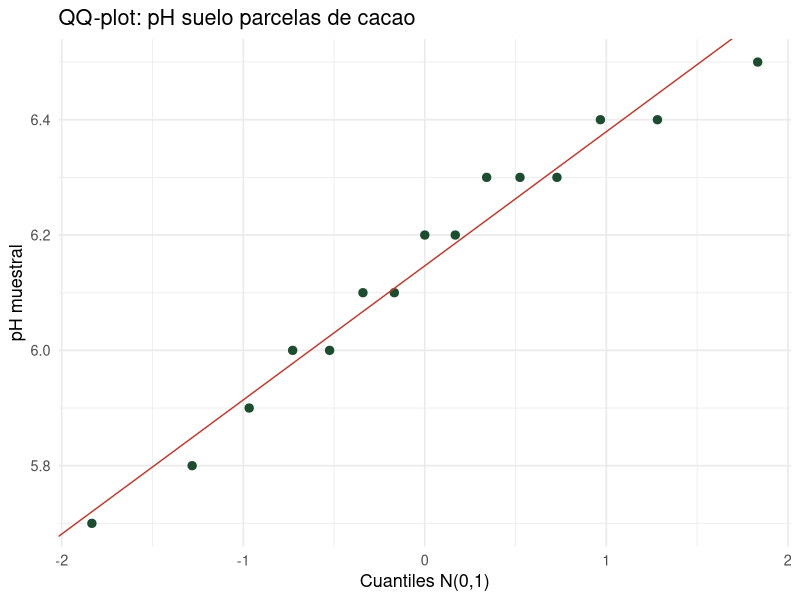

Here is the R script that generated this plot:
## ---- chunk 1
#| echo: true
mu0 <- 18; sigma <- 2.5; n <- 40; xbar <- 18.9; alpha <- 0.05

Z    <- (xbar - mu0) / (sigma / sqrt(n))
vp   <- pnorm(Z, lower.tail = FALSE)          # unilateral derecha
ic95 <- xbar + c(-1,1) * qnorm(0.975) * sigma/sqrt(n)
d    <- (xbar - mu0) / sigma

cat("Z =", round(Z, 4), "\n")
cat("Valor-p =", round(vp, 4), "\n")
cat("IC 95%: [", round(ic95[1],3), ",", round(ic95[2],3), "]\n")
cat("d Cohen =", round(d, 4), "\n")
cat("Decisión:", ifelse(vp < alpha, "RECHAZAR H0", "NO RECHAZAR H0"), "\n")
## ---- chunk 2
#| echo: true
set.seed(25)
ph <- c(6.1, 6.4, 5.9, 6.3, 6.0, 6.5, 6.2, 5.8, 6.4, 6.1,
        6.3, 5.7, 6.2, 6.0, 6.3)
mu0 <- 6.5

resultado <- t.test(ph, mu = mu0, alternative = "two.sided", conf.level = 0.95)
cat("t =", round(resultado$statistic, 4), "\n")
cat("Valor-p =", round(resultado$p.value, 4), "\n")
cat("IC 95%: [", round(resultado$conf.int[1], 4), ",",
    round(resultado$conf.int[2], 4), "]\n")
cat("d Cohen =", round((mean(ph) - mu0)/sd(ph), 4), "\n")
## ---- chunk 3
#| echo: true
#| fig-height: 3.5
library(ggplot2)
ph <- c(6.1, 6.4, 5.9, 6.3, 6.0, 6.5, 6.2, 5.8, 6.4, 6.1,
        6.3, 5.7, 6.2, 6.0, 6.3)

# Shapiro-Wilk
sw <- shapiro.test(ph)
cat("Shapiro-Wilk: W =", round(sw$statistic, 4),
    "  p-valor =", round(sw$p.value, 4), "\n")

# QQ-plot
df_qq <- data.frame(teorico  = qnorm(ppoints(length(ph))),
                    muestral = sort(ph))
ggplot(df_qq, aes(teorico, muestral)) +
  geom_point(color = "#1b4d2e", size = 2.5) +
  geom_abline(slope = sd(ph), intercept = mean(ph), color = "#c0392b") +
  labs(x = "Cuantiles N(0,1)", y = "pH muestral",
       title = "QQ-plot: pH suelo parcelas de cacao") +
  theme_minimal(base_size = 13)
## ---- chunk 4
#| echo: true
x <- 42; n <- 120; p0 <- 0.30; alpha <- 0.05
p_hat <- x / n

Z  <- (p_hat - p0) / sqrt(p0 * (1 - p0) / n)
vp <- pnorm(Z, lower.tail = FALSE)   # unilateral derecha

cat("p̂ =", round(p_hat, 4), "\n")
cat("Z =", round(Z, 4), "\n")
cat("Valor-p =", round(vp, 4), "\n")
cat("Decisión:", ifelse(vp < alpha, "RECHAZAR H0", "NO RECHAZAR H0"), "\n")

# Alternativa automática en R
prop.test(x, n, p = p0, alternative = "greater", correct = FALSE)
## ---- chunk 5
#| echo: true
n <- 20; s2 <- 520; sigma2_0 <- 400; alpha <- 0.05

chi2_obs  <- (n - 1) * s2 / sigma2_0
chi2_crit <- qchisq(1 - alpha, df = n - 1)
vp        <- pchisq(chi2_obs, df = n - 1, lower.tail = FALSE)

cat("χ² observado:", round(chi2_obs, 4), "\n")
cat("χ² crítico (unilateral der.):", round(chi2_crit, 4), "\n")
cat("Valor-p:", round(vp, 4), "\n")
cat("Decisión:", ifelse(vp < alpha, "RECHAZAR H0", "NO RECHAZAR H0"), "\n")
## ---- chunk 6
#| echo: true
set.seed(25)
proteina <- rnorm(12, 17.4, 0.9)
mu0 <- 18.0

# Verificar normalidad
sw <- shapiro.test(proteina)
cat("Shapiro-Wilk p-valor:", round(sw$p.value, 4), "\n")

# Prueba t unilateral izquierda (H1: mu < 18)
resultado <- t.test(proteina, mu = mu0, alternative = "less", conf.level = 0.95)
cat("t =", round(resultado$statistic, 4), "\n")
cat("Valor-p =", round(resultado$p.value, 4), "\n")
cat("Decisión:", ifelse(resultado$p.value < 0.05, "RECHAZAR H0", "NO RECHAZAR H0"), "\n")
## ---- chunk 7
#| echo: true
x <- 100; n <- 200; p0 <- 0.45

resultado <- prop.test(x, n, p = p0, alternative = "two.sided", correct = FALSE)
cat("p̂ =", x/n, "\n")
cat("Z =", round(sqrt(resultado$statistic), 4), "\n")
cat("Valor-p =", round(resultado$p.value, 4), "\n")
cat("IC 95%: [", round(resultado$conf.int[1], 4), ",",
    round(resultado$conf.int[2], 4), "]\n")
cat("Decisión:", ifelse(resultado$p.value < 0.05, "RECHAZAR H0", "NO RECHAZAR H0"), "\n")
## ---- chunk 8
#| echo: true
n <- 25; s2 <- 0.06; sigma2_0 <- 0.04; alpha <- 0.01

chi2_obs  <- (n - 1) * s2 / sigma2_0
chi2_crit <- qchisq(1 - alpha, df = n - 1)
vp        <- pchisq(chi2_obs, df = n - 1, lower.tail = FALSE)

cat("χ² observado:", round(chi2_obs, 4), "\n")
cat("χ² crítico (1%):", round(chi2_crit, 4), "\n")
cat("Valor-p:", round(vp, 4), "\n")
cat("Decisión:", ifelse(vp < alpha, "RECHAZAR H0", "NO RECHAZAR H0"), "\n")
cat("Conclusión: con α = 0.01", ifelse(vp < alpha,
    "hay evidencia de que la varianza supera el límite de proceso.",
    "no hay evidencia suficiente para afirmar que la varianza supera el límite."), "\n")
